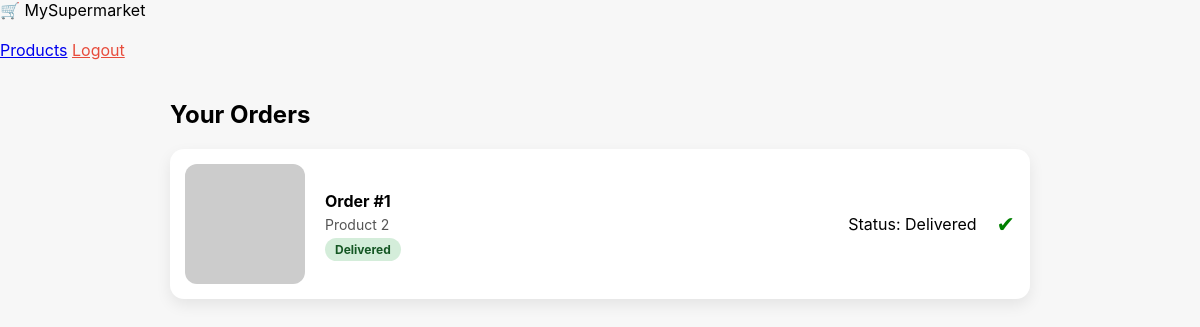
The page /cart on the database its author committed.
### tables this page shows
CREATE TABLE orders (
        id INTEGER PRIMARY KEY AUTOINCREMENT,
        product_id INTEGER,
        status TEXT
    , qr TEXT, otp TEXT, delivery_name TEXT, delivery_phone TEXT);

CREATE TABLE products (
        id INTEGER PRIMARY KEY AUTOINCREMENT,
        name TEXT,
        price INTEGER,
        quantity INTEGER,
        shelf TEXT,
        bin TEXT,
        category TEXT
    );

### app.py (the view)
@app.route("/cart")
def cart():
    db = get_db()
    cur = db.cursor()
    cur.execute("""
    SELECT orders.id, products.name, orders.status, orders.otp
    FROM orders JOIN products ON orders.product_id = products.id
    """)
    return render_template("cart.html", data=cur.fetchall())

### app.py (called while the page is built)
def get_db():
    return sqlite3.connect(DB_FILE)

### templates/cart.html (shortened to what this page needs)
<!DOCTYPE html>
<html>
<head>
  <link rel="stylesheet" href="/static/style.css">
</head>
<body>
<div class="navbar">
  <div class="logo">🛒 MySupermarket</div>
  <div>
    <a href="/products">Products</a>
    <a href="/logout" class="logout">Logout</a>
  </div>
</div>
<div class="order-page">
  <h2>Your Orders</h2>
  {% for o in data %}
  <div class="order-card-ui">
    <img src="https://picsum.photos/120/120?random={{ o[0] }}">
    <div class="order-info">
      <h4>Order #{{ o[0] }}</h4>
      <p class="item-name">{{ o[1] }}</p>
      <span class="status {{ o[2]|lower }}">
        {{ o[2] }}
      </span>
    </div>
<p>Status: {{ o[2] }}</p>
    <div class="order-action">
      {% if o[2] == "Pending" %}
        <a href="/payment/{{ o[0] }}" class="pay-btn">Buy Now</a>
      {% else %}
        <span class="done">✔</span>
      {% endif %}
    </div>
  </div>
  {% endfor %}
</div>
</body>
</html>

### static/style.css (style rules this page uses)
* { box-sizing: border-box; font-family: Inter, Arial, sans-serif; }
body { margin: 0; background: #f7f7f7; }
.logo { height: 40px; }
.logout { color: #e74c3c; }
.order-page { max-width: 900px; margin: 40px auto; padding: 0 20px; }
.order-page h2 { margin-bottom: 20px; }
.order-card-ui { display: flex; align-items: center; gap: 20px; background: white; padding: 15px; border-radius: 14px; margin-bottom: 15px; box-shadow: 0 6px 15px rgba(0,0,0,0.08); }
.order-card-ui img { width: 120px; height: 120px; border-radius: 12px; object-fit: cover; }
.order-info { flex: 1; }
.order-info h4 { margin: 0; font-size: 16px; }
.item-name { font-size: 14px; color: #555; margin: 5px 0; }
.status { padding: 4px 10px; border-radius: 20px; font-size: 12px; font-weight: bold; }
.status.delivered { background: #d4edda; color: #155724; }
.order-action { text-align: right; }
.done { font-size: 22px; color: green; }

### rows shown on the page
orders: id "1", name "Product 2", status "Delivered"
